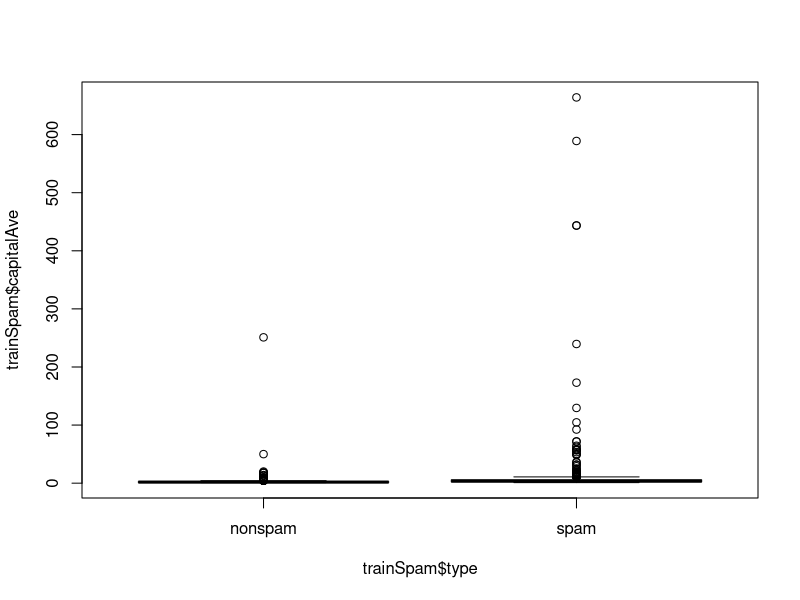
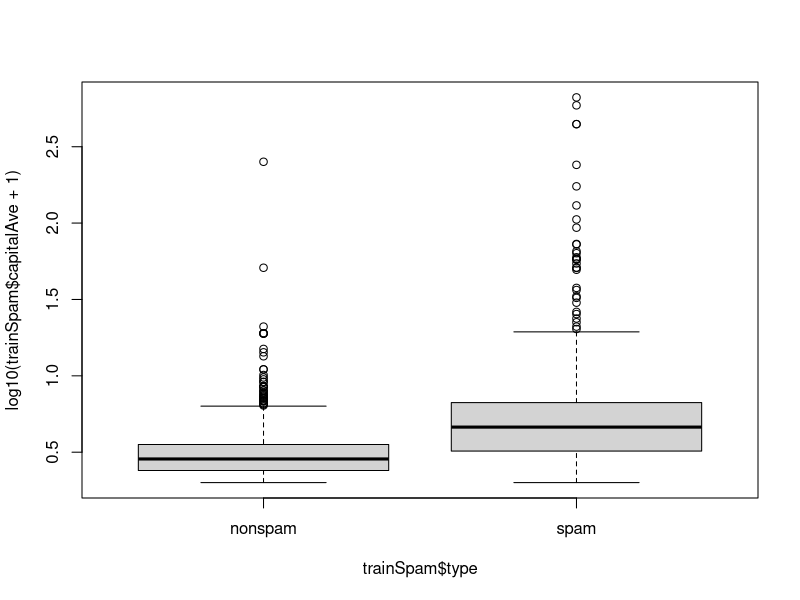
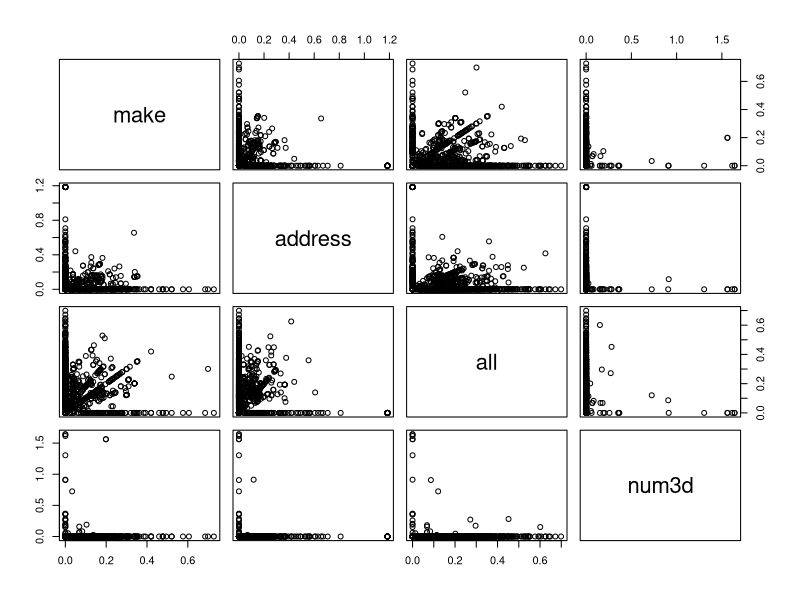
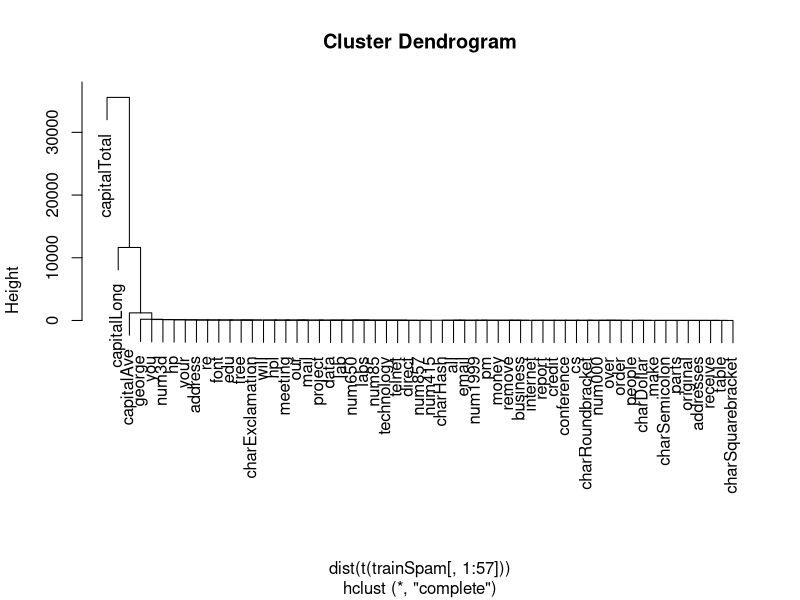
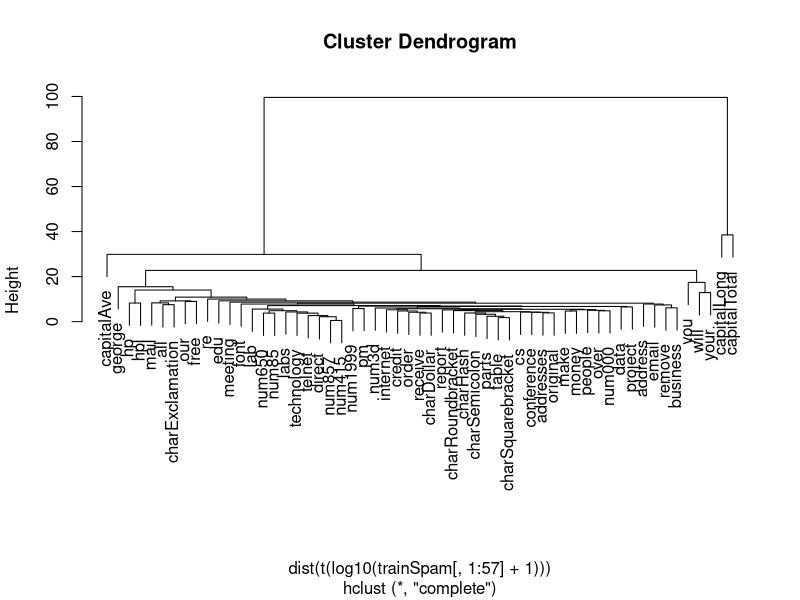

Write the R code that produced these figures, in order.
# If it isn't installed, install the kernlab package
library(kernlab)
data(spam)
# Perform the subsampling
set.seed(3435)
trainIndicator = rbinom(4601, size = 1, prob = 0.5) #random separate the data set
table(trainIndicator)


trainSpam = spam[trainIndicator == 1, ]
testSpam = spam[trainIndicator == 0, ]

#data summary
names(trainSpam)
head(trainSpam)
table(trainSpam$type)

#plots
plot(trainSpam$capitalAve ~ trainSpam$type)
plot(log10(trainSpam$capitalAve + 1) ~ trainSpam$type)
plot(log10(trainSpam[, 1:4] + 1))

#clustering
#############
#
#[1] "make"              "address"           "all"               "num3d"             "our"               "over"              "remove"           
#[8] "internet"          "order"             "mail"              "receive"           "will"              "people"            "report"           
#[15] "addresses"         "free"              "business"          "email"             "you"               "credit"            "your"             
#[22] "font"              "num000"            "money"             "hp"                "hpl"               "george"            "num650"           
#[29] "lab"               "labs"              "telnet"            "num857"            "data"              "num415"            "num85"            
#[36] "technology"        "num1999"           "parts"             "pm"                "direct"            "cs"                "meeting"          
#[43] "original"          "project"           "re"                "edu"               "table"             "conference"        "charSemicolon"    
#[50] "charRoundbracket"  "charSquarebracket" "charExclamation"   "charDollar"        "charHash"          "capitalAve"        "capitalLong"      
#[57] "capitalTotal"      "type"              "numType"          


hCluster = hclust(dist(t(trainSpam[, 1:57]))) # 57 is the last rows number
plot(hCluster)
#new_clustering
hClusterUpdated = hclust(dist(t(log10(trainSpam[, 1:57] + 1))))
plot(hClusterUpdated)

#prediction model
trainSpam$numType = as.numeric(trainSpam$type) - 1
costFunction = function(x, y) sum(x != (y > 0.5)) #if possibility >50% classify it as a spam
cvError = rep(NA, 55)
library(boot)
for (i in 1:55) {
        lmFormula = reformulate(names(trainSpam)[i], response = "numType")
        glmFit = glm(lmFormula, family = "binomial", data = trainSpam)
        cvError[i] = cv.glm(trainSpam, glmFit, costFunction, 2)$delta[2]
}
## Which predictor has minimum cross-validated error?
names(trainSpam)[which.min(cvError)]

#measure of uncertainty
## Use the best model from the group
predictionModel = glm(numType ~ charDollar, family = "binomial", data = trainSpam)
## Get predictions on the test set
predictionTest = predict(predictionModel, testSpam)
predictedSpam = rep("nonspam", dim(testSpam)[1])
## Classify as `spam' for those with prob > 0.5
predictedSpam[predictionModel$fitted > 0.5] = "spam"
## Classification table
table(predictedSpam, testSpam$type)

## Error rate
(61 + 458)/(1346 + 458 + 61 + 449)
